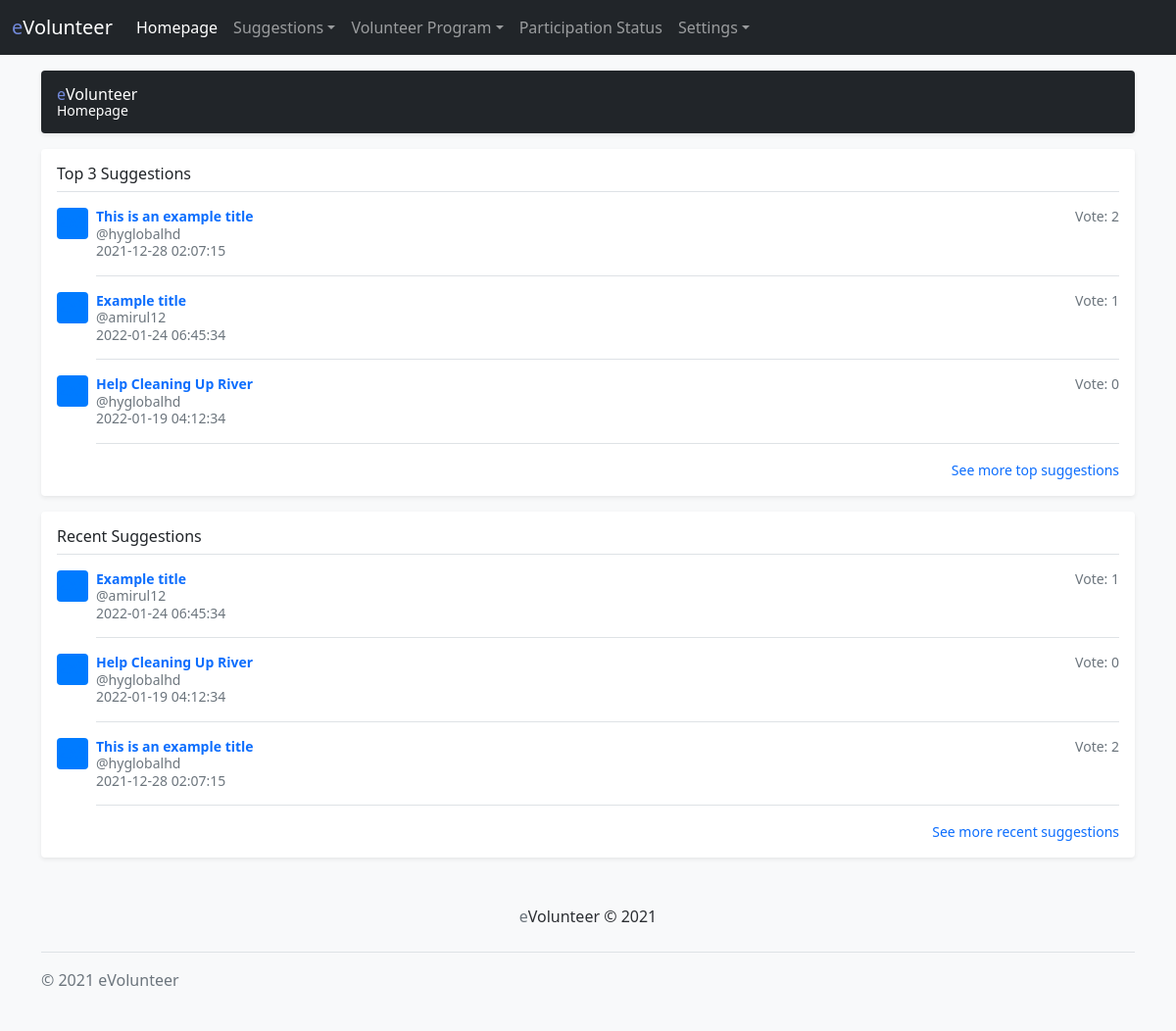
Screenshot of /homepage.php (signed in) with the database file from the repository.
### tables this page shows
CREATE TABLE `suggestions` (
  `SUGGESTIONS_ID` varchar(25) NOT NULL,
  `SUGGESTIONS_TITLE` varchar(50) NOT NULL,
  `SUGGESTIONS_DETAILS` longtext NOT NULL,
  `SUGGESTIONS_CREATED_DATE` timestamp NOT NULL DEFAULT current_timestamp() ON UPDATE current_timestamp(),
  `USER_NRIC` varchar(12) NOT NULL
);

CREATE TABLE `user` (
  `USER_NRIC` varchar(12) NOT NULL,
  `USER_USERNAME` varchar(50) NOT NULL,
  `USER_PASSWORD` char(100) NOT NULL,
  `USER_FULL_NAME` varchar(150) NOT NULL,
  `USER_EMAIL` varchar(100) NOT NULL,
  `USER_PHONE_NO` varchar(15) NOT NULL,
  `USER_CREATED_DATE` timestamp NOT NULL DEFAULT current_timestamp() ON UPDATE current_timestamp(),
  `USER_LOGIN_COUNT` int(11) NOT NULL,
  `USER_STATUS` char(5) NOT NULL,
  `GROUP_CODE` varchar(15) NOT NULL
);

### src/suggestions.php (called while the page is built, shortened)
<?php
class suggestions extends db
{
    public function getTopSuggestionsLimitOrder($offset, $limit, $order)
    {
        $order = strtoupper($order);
        $sql = "SELECT suggestions.*, (SELECT COUNT(*) FROM vote WHERE suggestions.SUGGESTIONS_ID = vote.SUGGESTIONS_ID) AS VoteCount FROM suggestions WHERE (SELECT COUNT(*) FROM volunteer_program WHERE volunteer_program.SUGGESTIONS_ID = suggestions.SUGGESTIONS_ID) = 0 ORDER BY VoteCount $order LIMIT $offset, $limit";
        $result = $this->connect()->query($sql);
        if ($result) {
            $numRows = $result->num_rows;
            if ($numRows > 0) {
                while ($row = $result->fetch_assoc()) {
                    $data[] = $row;
                }
                return $data;
            }
        }
    }
    public function getRecentSuggestionsLimitOrder($offset, $limit, $order)
    {
        $order = strtoupper($order);
        $sql = "select suggestions.* FROM suggestions WHERE suggestions.SUGGESTIONS_ID not in (select volunteer_program.SUGGESTIONS_ID FROM volunteer_program WHERE volunteer_program.SUGGESTIONS_ID IS NOT NULL) ORDER BY suggestions.SUGGESTIONS_CREATED_DATE " . $order . " LIMIT " . $offset . "," . $limit;
        $result = $this->connect()->query($sql);
        if ($result) {
            $numRows = $result->num_rows;
            if ($numRows > 0) {
                while ($row = $result->fetch_assoc()) {
                    $data[] = $row;
                }
                return $data;
            }
        }
    }
    public function getVote($suggestions_id)
    {
        $sql = "SELECT COUNT(*) c FROM vote WHERE SUGGESTIONS_ID = '$suggestions_id'";
        $result = $this->connect()->query($sql);
        if ($result) {
            $row = $result->fetch_assoc();
            return $row['c'];
        }
    }
    public function checkUserParticipateVP($user_nric) {
        $sql = "SELECT VP_ID, PARTICIPATE_NOTIFIED FROM participate WHERE USER_NRIC = ?";
        $conn = $this->connect();
        $stmt = $conn->prepare($sql);
        $stmt->bind_param("s", $user_nric);
        $stmt->execute();
        $result = $stmt->get_result();
        if ($result) {
            $numRows = $result->num_rows;
            if ($numRows > 0) {
                while ($row =  $result->fetch_array(MYSQLI_ASSOC)) {
                    $data[] = $row;
                }
            }
        }
    }
}

### src/db.php (called while the page is built, shortened)
<?php
class db {
    private $dbhost = "localhost";
    private $dbuser = "root";
    private $dbpass = "";
    private $dbname = "evolunteer";
    public function connect() {
        $this->conn = new mysqli($this->dbhost, $this->dbuser, $this->dbpass, $this->dbname);
        return $this->conn;
    }
}

### src/achievement.php (called while the page is built, shortened)
<?php
class achievement extends db
{
    public function achievementValidator($user_nric)
    {
        $sql = "SELECT USER_LOGIN_COUNT FROM user WHERE USER_NRIC = ?";
        $conn = $this->connect();
        $stmt = $conn->prepare($sql);
        $stmt->bind_param("s", $user_nric);
        $stmt->execute();
        $result = $stmt->get_result();
        if ($result) {
            $numRows = $result->num_rows;
            if ($numRows > 0) {
                while ($row =  $result->fetch_array(MYSQLI_ASSOC)) {
                    $data[] = $row;
                }
            }
        }
    }
}

### src/users.php (called while the page is built, shortened)
<?php
class users extends db
{
    public function getUserDetails($nric)
    {
        $sql = "SELECT * FROM user WHERE USER_NRIC = ?";
        $conn = $this->connect();
        $stmt = $conn->prepare($sql);
        $stmt->bind_param("s", $nric);
        $stmt->execute();
        $result = $stmt->get_result();
        if ($result) {
            $numRows = $result->num_rows;
            if ($numRows > 0) {
                while ($row =  $result->fetch_array(MYSQLI_ASSOC)) {
                    $data[] = $row;
                }
                return $data;
            }
        }
    }
    public function getUserUsername($nric)
    {
        $data = $this->getUserDetails($nric);
        if (!(is_null($data))) {
            foreach ($data as $userdetails) {
                $username = $userdetails['USER_USERNAME'];
            }
            return $username;
        } else {
            return null;
        }
    }
}

### homepage.php (the view, shortened to what this page needs)
<?php
include 'src/db.php';
include 'src/suggestions.php';
include 'src/users.php';
include 'src/group.php';
include 'src/achievement.php';
$currUser = $_SESSION["nric"];
$top3 = "";
$recent3 = "";
$sAPI = new suggestions();
$uAPI = new users();
$aAPI = new achievement();
$aAPI->achievementValidator($currUser);
$checkP = $sAPI->checkUserParticipateVP($currUser);
$detail = $sAPI->getTopSuggestionsLimitOrder(0, 3, 'DESC');
if (is_null($detail)) {
  $top3 = $top3 . "There is no top suggestions available for now.";
} else {
  foreach ($detail as $details) {
    $sId = $details['SUGGESTIONS_ID'];
    if ($sAPI->checkVP($sId) == false) {
      $sTitle = $details['SUGGESTIONS_TITLE'];
      $sCreatedDate = $details['SUGGESTIONS_CREATED_DATE'];
      $cCreatedBy = $details['USER_NRIC'];
      $userUsername = $uAPI->getUserUsername($cCreatedBy);
      $voteCount = $sAPI->getVote($sId);
      $top3 = $top3 . "<a href='view_suggestions.php?id=" . $sId . "' class='text-muted' style='text-decoration: none;'><div class='d-flex text-muted pt-3'><svg class='bd-placeholder-img flex-shrink-0 me-2 rounded' width='32' height='32' xmlns='http://www.w3.org/2000/svg' role='img' aria-label='Placeholder: 32x32' preserveAspectRatio='xMidYMid slice' focusable='false'><title>Placeholder</title><rect width='100%' height='100%' fill='#007bff' /><text x='50%' y='50%' fill='#007bff' dy='.3em'>32x32</text></svg><div class='pb-3 mb-0 small lh-sm border-bottom w-100'><div class='d-flex justify-content-between'><strong class='text-primary'>" . $sTitle . "</strong><span>Vote: " . $voteCount . "</span></div><span class='d-block text-muted'>@" . $userUsername . "</span><span>" . $sCreatedDate . "</span></div></div></a>";
    }
  }
}
$detail = $sAPI->getRecentSuggestionsLimitOrder(0, 3, 'DESC');
if (is_null($detail)) {
  $recent3 = $recent3 . "There is no recent suggestions available for now.";
} else {
  foreach ($detail as $details) {
    $sId = $details['SUGGESTIONS_ID'];
    if ($sAPI->checkVP($sId) == false) {
      $sTitle = $details['SUGGESTIONS_TITLE'];
      $sCreatedDate = $details['SUGGESTIONS_CREATED_DATE'];
      $cCreatedBy = $details['USER_NRIC'];
      $userUsername = $uAPI->getUserUsername($cCreatedBy);
      $voteCount = $sAPI->getVote($sId);
      $recent3 = $recent3 . "<a href='view_suggestions.php?id=" . $sId . "' class='text-muted' style='text-decoration: none;'><div class='d-flex text-muted pt-3'><svg class='bd-placeholder-img flex-shrink-0 me-2 rounded' width='32' height='32' xmlns='http://www.w3.org/2000/svg' role='img' aria-label='Placeholder: 32x32' preserveAspectRatio='xMidYMid slice' focusable='false'><title>Placeholder</title><rect width='100%' height='100%' fill='#007bff' /><text x='50%' y='50%' fill='#007bff' dy='.3em'>32x32</text></svg><div class='pb-3 mb-0 small lh-sm border-bottom w-100'><div class='d-flex justify-content-between'><strong class='text-primary'>" . $sTitle . "</strong><span>Vote: " . $voteCount . "</span></div><span class='d-block text-muted'>@" . $userUsername . "</span><span>" . $sCreatedDate . "</span></div></div></a>";
    }
  }
}
?>
<!doctype html>
<html lang="en">
<head>
  <link href="bootstrap-5.1.3-dist/css/bootstrap.min.css" rel="stylesheet">
  <link href="css/offcanvas.css" rel="stylesheet">
  <link href="css/dropdown.css" rel="stylesheet">
</head>
<body class="bg-light">
  <nav class="navbar navbar-expand-lg fixed-top navbar-dark bg-dark" aria-label="Main navigation">
    <div class="container-fluid">
      <span class="navbar-brand" style="pointer-events: none;cursor: default;"><span style="color: #7289DA;">e</span>Volunteer</span>
      <div class="navbar-collapse offcanvas-collapse" id="navbarsExampleDefault">
        <ul class="navbar-nav me-auto mb-2 mb-lg-0">
          <li class="nav-item">
            <a class="nav-link active" aria-current="page" href="#">Homepage</a>
          </li>
          <li class="nav-item dropdown">
            <a class="nav-link dropdown-toggle" href="#" id="dropdown01" data-bs-toggle="dropdown" aria-expanded="false">Suggestions</a>
          </li>
          <li class="nav-item dropdown">
            <a class="nav-link dropdown-toggle" href="#" id="dropdown01" data-bs-toggle="dropdown" aria-expanded="false">Volunteer Program</a>
          </li>
          <li class="nav-item">
            <a class="nav-link" href="participant_status.php">Participation Status</a>
          </li>
          <li class="nav-item dropdown">
            <a class="nav-link dropdown-toggle" href="#" id="dropdown01" data-bs-toggle="dropdown" aria-expanded="false">Settings</a>
          </li>
        </ul>
      </div>
    </div>
  </nav>
  <main class="container">
    <div class="d-flex align-items-center p-3 my-3 text-white bg-dark rounded shadow-sm">
      <div class="lh-1">
        <h1 class="h6 mb-0 text-white lh-1"><span style="color: #7289DA;">e</span>Volunteer</h1>
        <small>Homepage</small>
      </div>
    </div>
    <div class="my-3 p-3 bg-body rounded shadow-sm">
      <h6 class="border-bottom pb-2 mb-0">Top 3 Suggestions</h6>
      <?php echo $top3; ?>
      <small class="d-block text-end mt-3">
        <a href="top_suggestions.php" class="text-primary" style="text-decoration: none;">See more top suggestions</a>
      </small>
    </div>
    <div class="my-3 p-3 bg-body rounded shadow-sm">
      <h6 class="border-bottom pb-2 mb-0">Recent Suggestions</h6>
      <?php echo $recent3; ?>
      <small class="d-block text-end mt-3">
        <a href="recent_suggestions.php" class="text-primary" style="text-decoration: none;">See more recent suggestions</a>
      </small>
    </div>
    <div class="text-center">
      <p class="mt-5 mb-3 text-muted" style="color: #7289DA;">e<span style="color: #2C2F33;">Volunteer &copy; 2021</span></p>
    </div>
  </main>
  <div class="container">
    <footer class="d-flex flex-wrap justify-content-between align-items-center py-3 my-4 border-top">
      <p class="col-md-4 mb-0 text-muted">&copy; 2021 eVolunteer</p>
    </footer>
  </div>
</body>
</html>

### css/offcanvas.css (style rules this page uses)
html, body { overflow-x: hidden; }
body { padding-top: 56px; }

### homepage.php (style rules this page uses)
.bd-placeholder-img { font-size: 1.125rem; text-anchor: middle; -webkit-user-select: none; -moz-user-select: none; user-select: none; }

### rows the page displays
suggestions: SUGGESTIONS_TITLE "This is an example title", USER_NRIC.USER_USERNAME "hyglobalhd", SUGGESTIONS_CREATED_DATE "2021-12-28 02:07:15"
suggestions: SUGGESTIONS_TITLE "Example title", USER_NRIC.USER_USERNAME "amirul12", SUGGESTIONS_CREATED_DATE "2022-01-24 06:45:34"
suggestions: SUGGESTIONS_TITLE "Help Cleaning Up River", SUGGESTIONS_CREATED_DATE "2022-01-19 04:12:34"

### other values shown
$voteCount "2 1 0"
$userUsername "hyglobalhd"
$voteCount "1 0 2"
$userUsername "amirul12 hyglobalhd hyglobalhd"
